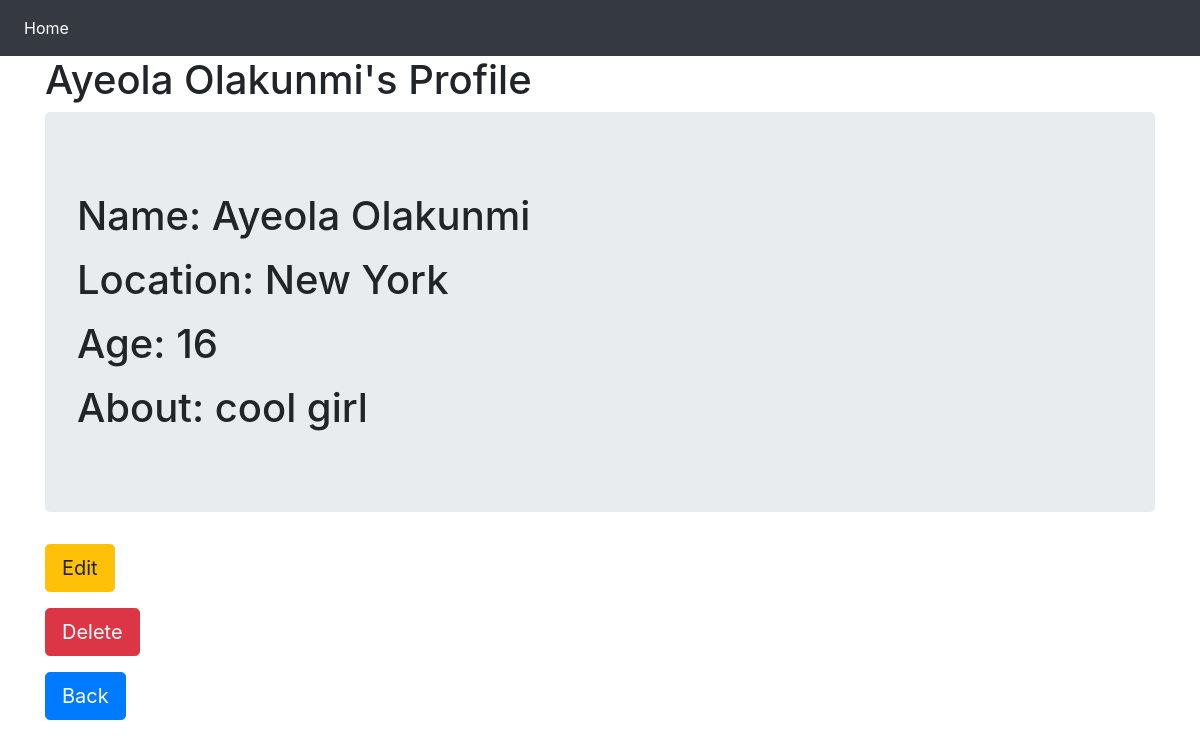
Before: /detail/4/ with the older database file.
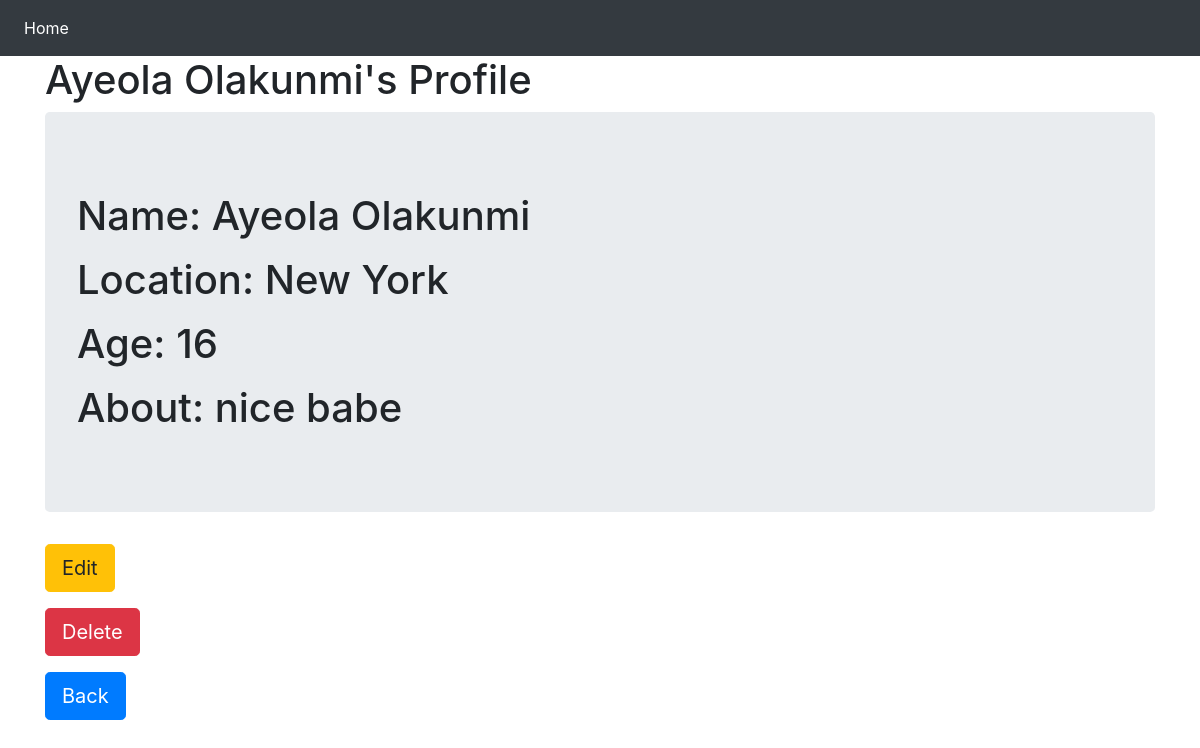
After: the same page with the newer database file.
### basic_app/models.py (models this page shows, shortened)
class Profile(models.Model):
	name =  models.CharField(max_length=123, null=True)
	location = models.CharField(max_length=123, null=True)
	age = models.PositiveIntegerField()
	text_field = models.TextField()

### basic_app/views.py (the view)
# urls.py: path('detail/<int:pk>/', views.ProfileDetail.as_view(), name='detail'),
class ProfileDetail(DetailView):
	model = Profile

### basic_app/templates/basic_app/profile_detail.html
{% extends 'basic_app/base.html' %}
{% block content %}
<h1>{{profile.name}}'s Profile</h1>
<div class="jumbotron">
		<p><h1>Name: {{profile.name}}</h1></p>
		<p><h1>Location: {{profile.location}}</h1></p>
		<p><h1>Age: {{profile.age}}</h1></p>
		<p><h1>About: {{profile.text_field}}</h1></p>
</div>
<p>
	<a class="btn btn-warning btn-lg" href="{% url 'basic_app:update' profile.id %}">Edit</a>
</p>
<p>
	<a class="btn btn-danger btn-lg" href="{% url 'basic_app:delete' profile.id %}">Delete</a>
</p>
<p>
	<a class="btn btn-primary btn-lg" href="{% url 'basic_app:list' %}">Back</a>
</p>
{% endblock content %}

Changed rows visible on the page:
changed Profile "Ayeola Olakunmi": text_field "cool girl" → "nice babe"
